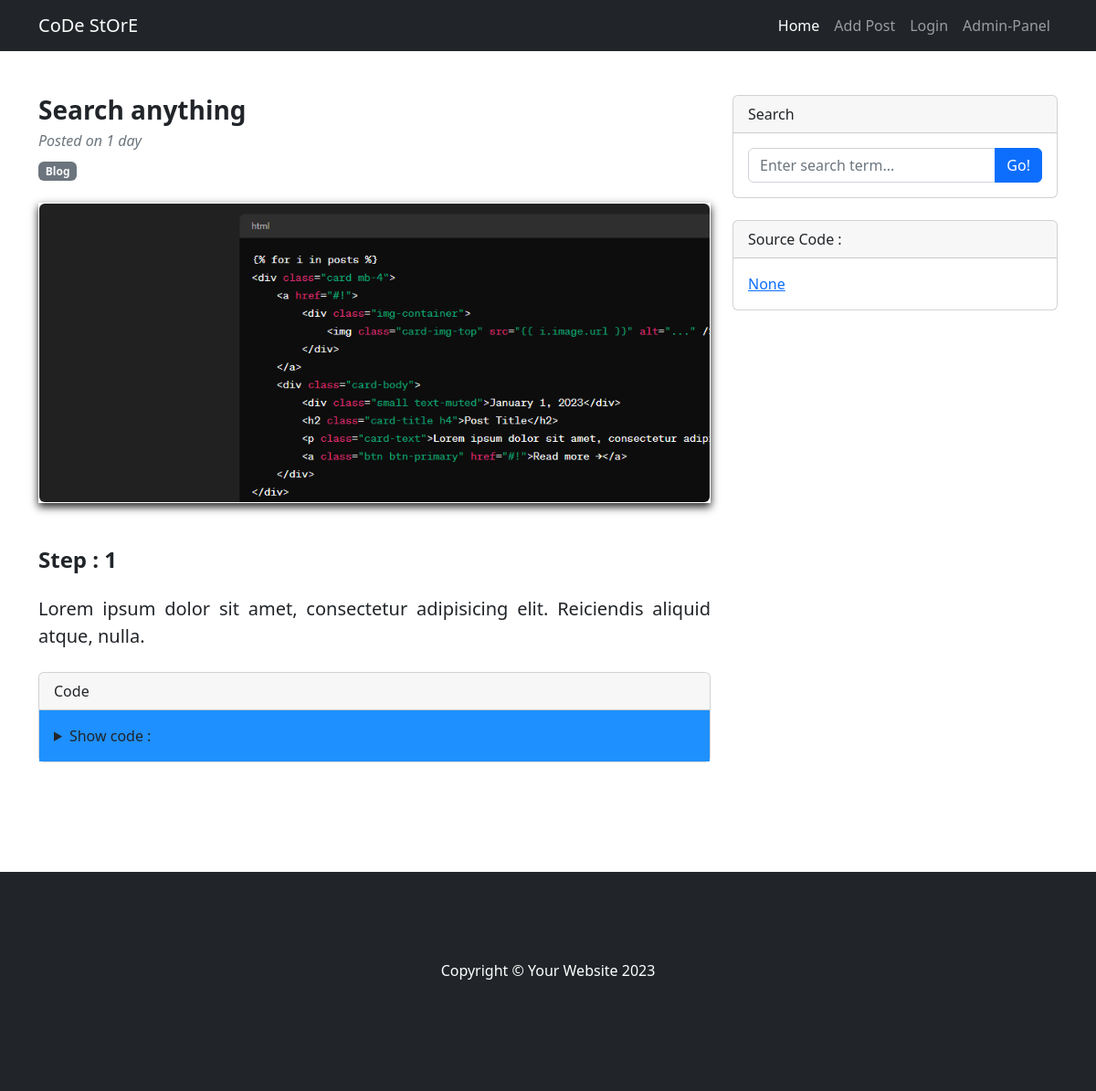
The app's page /post/1, older data.
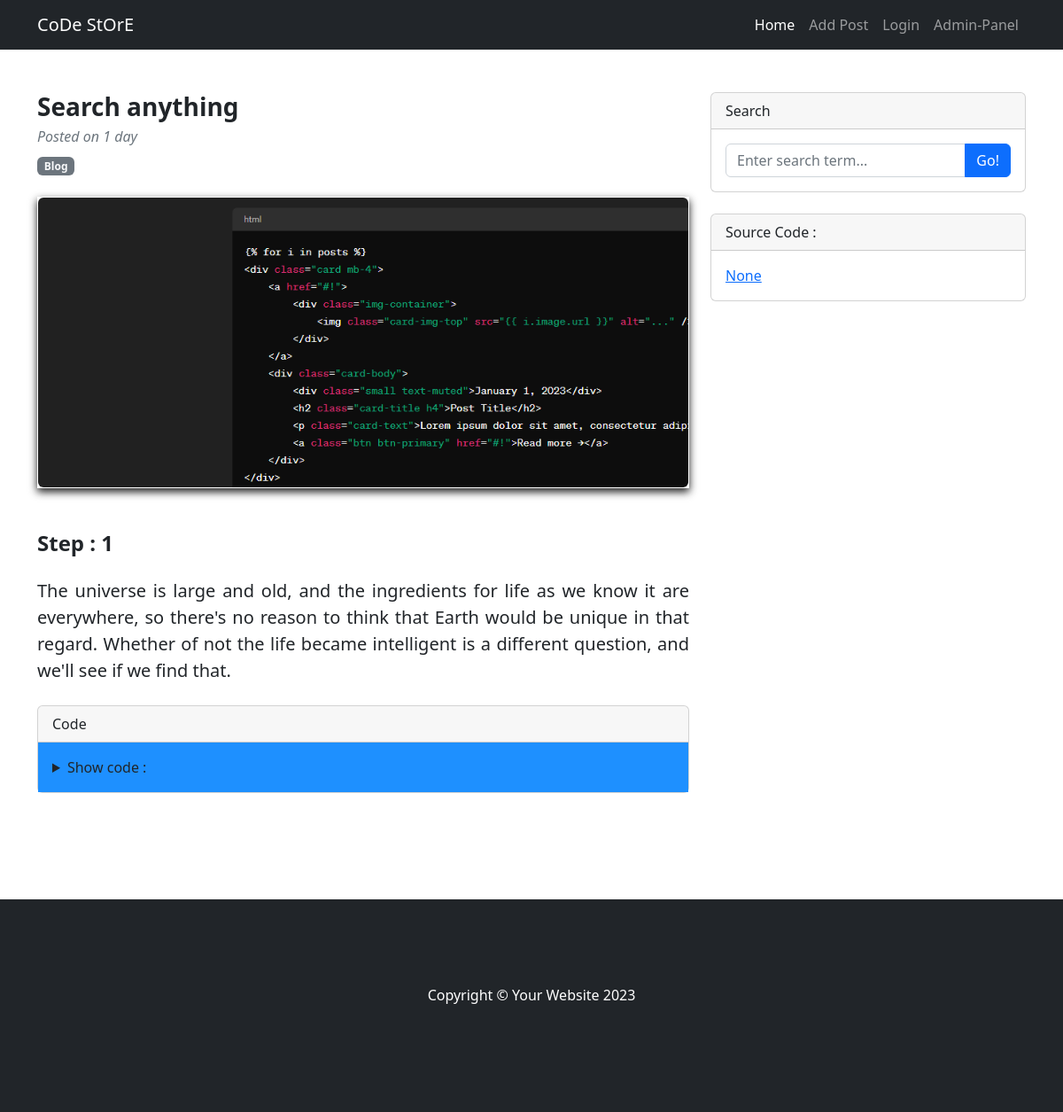
The same page, newer data.
### insights/models.py (models this page shows, shortened)
class Post(models.Model):
    title = models.CharField(max_length=3000)
    category = models.ForeignKey(Category, on_delete=models.CASCADE)  # Removed default value
    image = models.ImageField(upload_to='uploads/post/', blank=False, null=False)
    check_1 = models.BooleanField(default=False)
    step_1 = models.TextField(default='', blank=False, null=False)
    code_1 = models.TextField(default='', blank=False, null=False)
    image_2 = models.ImageField(upload_to='uploads/post/', blank=True, null=True)
    check_2 = models.BooleanField(default=False)
    step_2 = models.TextField(default='', blank=True, null=True)
    code_2 = models.TextField(default='', blank=True, null=True)
    image_3 = models.ImageField(upload_to='uploads/post/', blank=True, null=True)
    check_3 = models.BooleanField(default=False)
    step_3 = models.TextField(default='', blank=True, null=True)
    code_3 = models.TextField(default='', blank=True, null=True)
    image_4 = models.ImageField(upload_to='uploads/post/', blank=True, null=True)
    check_4 = models.BooleanField(default=False)
    step_4 = models.TextField(default='', blank=True, null=True)
    code_4 = models.TextField(default='', blank=True, null=True)
    image_5 = models.ImageField(upload_to='uploads/post/', blank=True, null=True)
    check_5 = models.BooleanField(default=False)
    step_5 = models.TextField(default='', blank=True, null=True)
    code_5 = models.TextField(default='', blank=True, null=True)
    check_5 = models.BooleanField(default=False)
    step_5 = models.TextField(default='', blank=True, null=True)
    code_5 = models.TextField(default='', blank=True, null=True)
    check_6 = models.BooleanField(default=False)
    step_6 = models.TextField(default='', blank=True, null=True)
    code_6 = models.TextField(default='', blank=True, null=True)
    check_7 = models.BooleanField(default=False)
    step_7 = models.TextField(default='', blank=True, null=True)
    code_7 = models.TextField(default='', blank=True, null=True)
    check_8 = models.BooleanField(default=False)
    step_8 = models.TextField(default='', blank=True, null=True)
    code_8 = models.TextField(default='', blank=True, null=True)
    check_9 = models.BooleanField(default=False)
    step_9 = models.TextField(default='', blank=True, null=True)
    code_9 = models.TextField(default='', blank=True, null=True)
    tags = models.TextField(default='', blank=True, null=True)
    source_code = models.URLField(max_length=10000, blank=True, null=True) #<----এটি মানে হল ফিল্ডটি ফর্মে একটি মান প্রবেশ করার জন্য বাধ্যতা নেই। অর্থাৎ, ফিল্ডটি খালি অথবা মান না দিয়েও ফর্ম সাবমিট করা যাবে।
    upload_in = models.DateTimeField(auto_now_add=True)
    class Meta:
        ordering = ('-upload_in',)

class Category(models.Model):
    name = models.CharField(max_length=50)
    def __str__(self):
        return self.name
    class Meta:
        verbose_name_plural = 'categories'

### insights/views.py (the view)
# urls.py: path('post/<int:pk>',post,name="post"),
def post(request,pk):
    post = Post.objects.get(id=pk)
    return render(request,'files/post.html',{'post':post})

### templates/files/post.html (shortened to what this page needs)
{% extends 'link.html'%}
{%load static%}
{% block content%}
<div class="container mt-5">
    <div class="row">
        <div class="col-lg-8">
            <article>
                <header class="mb-4">
                    <h3 class="fw-bolder mb-1">{{post.title}}</h3>
                    <div class="text-muted fst-italic mb-2">Posted on {{post.upload_in|timesince }}</div>
                    <a class="badge bg-secondary text-decoration-none link-light" href="#!">{{post.category}}</a>
                </header>
                <figure class="image-container"><img class="img-fluid rounded" src="{{post.image.url}}" alt="Future Picture" /></figure>
                <section class="mb-5" align="justify">
                    <h4 class="fw-bolder mb-4 mt-5">Step : 1</h4>
                    <p class="fs-5 mb-4" align="justify">{{post.step_1|linebreaksbr  }}</p>
                    <div class="card">
                        <div class="card-header">
                            Code
                        </div>
                        <div class="card-body"  style="background-color:dodgerblue;">
                            <details>
                                <summary>Show code : </summary><br />
                            </details>
                        </div>
                    </div>
                </section>
            </article>
            <br />
            <br />
            <br />
        </div>
        <div class="col-lg-4">
            <div class="card mb-4">
                <div class="card-header">Search</div>
                <div class="card-body">
                    <form action="{% url 'search' %}" method="POST">
                        <div class="input-group">
                            <input class="form-control" name="searched" type="text" placeholder="Enter search term..." aria-label="Enter search term..." aria-describedby="button-search" />
                            <button class="btn btn-primary" type="submit">Go!</button>
                        </div>
                    </form>
                </div>
            </div>
            <div class="card mb-4">
                <div class="card-header">Source Code : </div>
                <div class="card-body">
                    <a href="{{post.source_code}}">
                        {{post.source_code}}
                    </a>
                </div>
            </div>
        </div>
    </div>
</div>
    {% endblock content%}

### templates/link.html (shortened to what this page needs)
<!DOCTYPE html>
{% load static %}
<html lang="en">
<head>
    <link href="{%static 'css/styles.css'%}" rel="stylesheet" />
</head>
<body>
    {% include 'navbar.html'%}
    {% block content%}
    {% endblock content%}
    <footer class="py-5 bg-dark" style="height: 15rem;">
        <div class="container">
            <p class="m-5 text-center text-white">Copyright &copy; Your Website 2023</p>
        </div>
    </footer>
</body>
</html>

### templates/navbar.html (shortened to what this page needs)
<nav class="navbar navbar-expand-lg navbar-dark bg-dark">
    <div class="container">
        <a class="navbar-brand" href="/">CoDe StOrE</a>
        <div class="collapse navbar-collapse" id="navbarSupportedContent">
            <ul class="navbar-nav ms-auto mb-2 mb-lg-0">
                <li class="nav-item"><a class="nav-link active" href="/">Home</a></li>
                <li class="nav-item"><a class="nav-link" href="#!">Add Post</a></li>
                <li class="nav-item"><a class="nav-link" href="{% url 'login' %}">Login</a></li>
                <li class="nav-item"><a class="nav-link" href="{% url 'admin:index'%}">Admin-Panel</a></li>
            </ul>
        </div>
    </div>
</nav>

### templates/files/post.html (style rules this page uses)
.image-container { box-shadow: 0 4px 9px rgba(0, 0, 0, 0.9); padding: 1px; }

Row changes from the older to the newer data that the page shows:
changed Post "Search anything": step_1 "Lorem ipsum dolor sit amet, consectetur adipisicing elit. Reiciendis aliquid atque, nulla." → "The universe is large and old, and the ingredients for life as we know it are everywhere, so there's no reason to think that Earth would be unique in that regard. Whether of not the life became intelligent is a different question, and we'll see if we find that."
